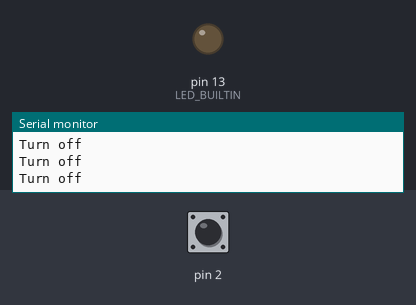
The sketch below on a simulated Arduino Uno, built with avr-gcc and run on an emulated ATmega328P. Parts: output pins drawn as LEDs (lit = HIGH), the last lines printed to the serial monitor. Dashed ring = blinking. The inputs (shaded band) are chosen by the test bench; at power-on: pin 2 LOW.

Above: at 1.2 s.
1.3 s: pin 2 driven HIGH
At 1.9 s:
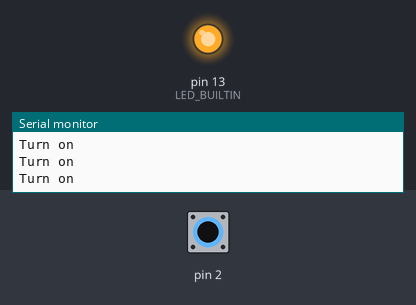
2.8 s: pin 2 driven LOW
At 4.2 s:
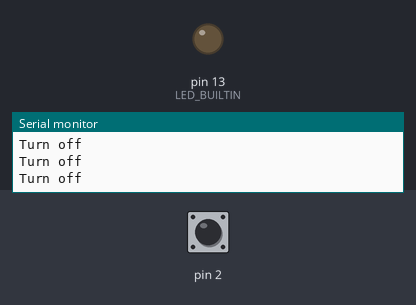
5.8 s: pin 2 pulsed HIGH 5 times (0.12 s each, 0.3 s apart)
At 5.87 s:
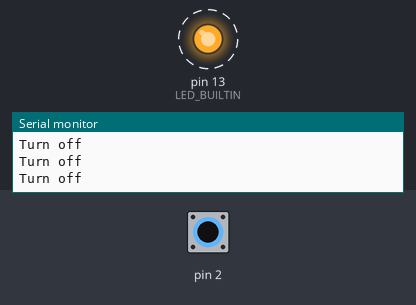
Timing chart, 0 to 8.8 s (numbered marks = the images above; inputs shaded):
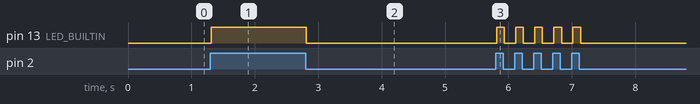

The sketch:

homework20190610.ino
```cpp
void setup()
{
    pinMode(2, INPUT);
  Serial.begin(9600);
    pinMode(7, INPUT);
  Serial.begin(9600);


  pinMode(LED_BUILTIN, OUTPUT);

}

void loop()
{
   if (HIGH == digitalRead(2)) {
    Serial.println("Turn on");
    digitalWrite(LED_BUILTIN, HIGH);

  } else {
    Serial.println("Turn off");
    digitalWrite(LED_BUILTIN, LOW);
  }

}
```

Measured:
- after the input at 1.3 s, pin 13 (LED_BUILTIN): LOW → HIGH at once
- after the input at 2.8 s, pin 13 (LED_BUILTIN): HIGH → LOW at once
- after the input at 5.8 s, pin 13 (LED_BUILTIN): alternates HIGH for 0.11 s and LOW for 0.19 s, 10 changes in all, then stays LOW, starting at once
